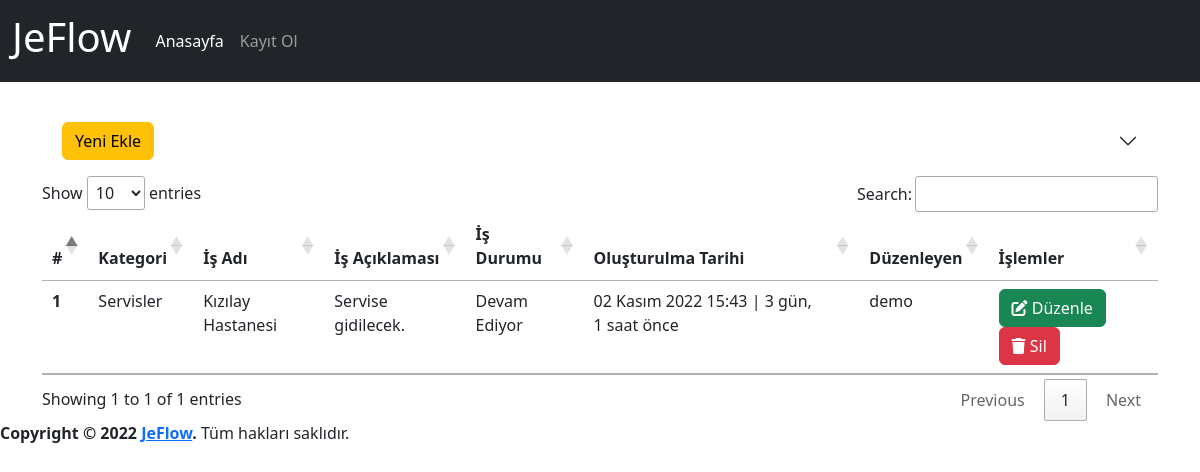
Page /process/ on the committed database.
### app/models.py (models this page shows, shortened)
class Process(models.Model):
    category=models.ForeignKey(Category,on_delete=models.CASCADE,verbose_name='Kategori')
    name=models.CharField(max_length=500,verbose_name='İş Akış Adı')
    description=models.TextField(verbose_name='İş Akış Açıklaması', blank=True, null=True)
    state=models.OneToOneField(State, on_delete=models.SET_NULL,verbose_name='Durum', blank=True, null=True)
    created_date=models.DateTimeField(auto_now_add=True, verbose_name='Oluşturulma Tarihi')
    user=models.ForeignKey(User,on_delete=models.CASCADE,verbose_name='Kullanıcı', blank=True, null=True)
    class Meta:
        verbose_name='İş Akışı'
        verbose_name_plural='İş Akışları'

class Category(models.Model):
    name=models.CharField(max_length=500,verbose_name='Kategori Adı')
    description=models.TextField(verbose_name='Kategori Açıklaması', blank=True, null=True)
    created_date=models.DateTimeField(auto_now_add=True, verbose_name='Oluşturulma Tarihi')
    user=models.ForeignKey(User,on_delete=models.CASCADE,verbose_name='Kullanıcı', blank=True, null=True)
    def __str__(self):
        return self.name # + ' - ' + self.created_date.strftime("%d.%m.%Y, %H:%M:%S")
    class Meta:
        verbose_name='Kategori'
        verbose_name_plural="Kategoriler"

class State(models.Model):
    name=models.CharField(max_length=100,verbose_name='Durum')
    def __str__(self):
        return self.name
    class Meta:
        verbose_name='Durum'
        verbose_name_plural='Durumlar'

### app/views.py (the view, shortened to what this page needs)
# urls.py: path('process/', views.process, name='process'),
def process(request):
    process_form=ProcessForm()
    processes = Process.objects.order_by('created_date')
    context = {
        'process_form':process_form,
        'processes': processes
    }
    return render(request, 'app/process.html', context)

### app/forms.py
class ProcessForm(forms.ModelForm):
    class Meta:
        model=Process
        fields=('category','name','description','state')

### templates/app/process.html (shortened to what this page needs)
{% extends 'layout.html' %}
{% load humanize %}
{% block content %}
{% load crispy_forms_tags %}
<div class="row">
    <div class="accordion accordion-flush" id="accordionFlush">
        <div class="accordion-item">
            <h2 class="accordion-header" id="flush-headingOne">
                <button class="accordion-button collapsed" type="button" data-bs-toggle="collapse"
                    data-bs-target="#flush-collapseOne" aria-expanded="false" aria-controls="flush-collapseOne">
                    <div class="btn btn-warning">
                        Yeni Ekle
                    </div>
                </button>
            </h2>
        </div>
    </div>
</div>
<div class="row">
    <div class="col-md-12">
        {% if processes %}
        <table id="process" class="table table-hover">
            <thead>
                <tr>
                    <th scope="col">#</th>
                    <th scope="col">Kategori</th>
                    <th scope="col">İş Adı</th>
                    <th scope="col">İş Açıklaması</th>
                    <th scope="col">İş Durumu</th>
                    <th scope="col">Oluşturulma Tarihi</th>
                    <th scope="col">Düzenleyen</th>
                    <th scope="col">İşlemler</th>
                </tr>
            </thead>
            <tbody>
                {% for process in processes %}
                <tr>
                    <th scope="row">{{ process.id }}</th>
                    <td>{{ process.category }}</td>
                    <td>{{ process.name }}</td>
                    <td>{{ process.description }}</td>
                    <td>
                        {% if process.state is not None %}
                        {{ process.state }}
                        {% else %}
                        -
                        {% endif %}
                    </td>
                    <td>{{ process.created_date }} | {{ process.created_date | timesince}} önce</td>
                    <td>{{ process.user }}</td>
                    <td>
                        <a class="btn btn-success" href="{% url 'process_detail' process.id %}">
                            <i class="fa-solid fa-pen-to-square"></i>
                            Düzenle
                        </a>
                        <a href="{% url 'process_delete' process.id %}" class="btn btn-danger">
                            <i class="fa-solid fa-trash"></i>
                            Sil
                        </a>
                    </td>
                </tr>
                {% endfor %}
            </tbody>
        </table>
        {% else %}
        <div class="alert alert-warning">
            <p>İş Akışı bulunamadı.</p>
        </div>
        {% endif %}
    </div>
</div>
{% endblock %}

### rows in the picture
Process: id "1", category "Servisler", name "Kızılay Hastanesi", description "Servise gidilecek.", state "Devam Ediyor", created_date "02 Kasım 2022 15:43", created_date "3 gün, 1 saat", user "demo"
